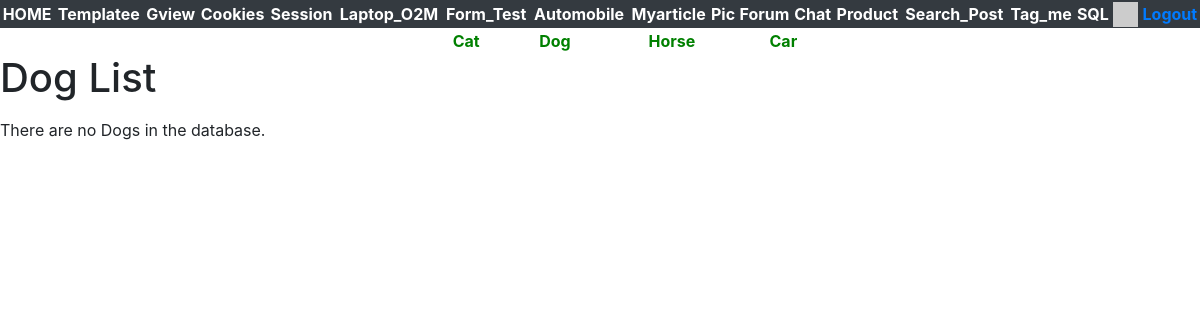
Page /gview/dogs (signed in) on the earlier database version.
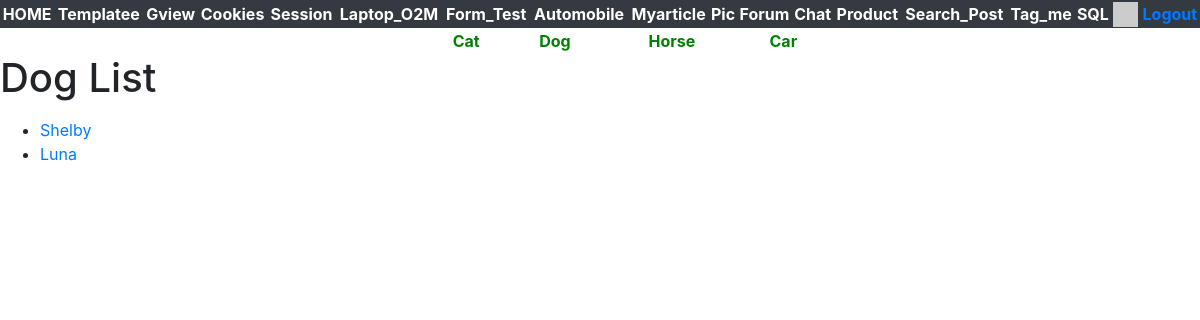
Same page on the later database version.
### gview/models.py (models this page shows, shortened)
class Dog(models.Model):
    name = models.CharField(max_length=200,db_index=True,help_text='Dog name')

### gview/views.py (the view)
# urls.py: path('dogs',views.DogListView.as_view(),name='dogs'),
class DogListView(CatListView):
    model = Dog

### gview/views.py (called while the page is built)
    def get(self,request):
        modelname = self.model._meta.verbose_name.title().lower()
        stuff = self.model.objects.all()
        cntx = {modelname+'_list':stuff}
        return render(request,'gview/'+modelname+'_list.html',cntx)

### home/context_processors.py (called while the page is built)
def settings(request):
    return {
        'settings': django_settings,
    }

### home/templatetags/app_tags.py (called while the page is built)
@register.filter(name='gravatar')
def gravatar(user, size=35):
    email = str(user.email.strip().lower()).encode('utf-8')
    email_hash = md5(email).hexdigest()
    url = "//www.gravatar.com/avatar/{0}?s={1}&d=identicon&r=PG"
    return url.format(email_hash, size)

### gview/templates/gview/dog_list.html
{% extends "gview/base.html" %}
{% block content %}
<h1>Dog List</h1>
<p>
    {% if dog_list %}
<ul>
    {% for dog in dog_list %}
    <li>
        <a href={% url 'gview:dog' dog.id %}>{{dog.name}}</a>
    </li>
    {% endfor %}
</ul>
{% else %}
<p>There are no Dogs in the database.</p>
{% endif %}
</p>
{% endblock %}

Differences in the rows shown:
added Dog: name "Shelby"
added Dog: name "Luna"
Other differences:
text no longer shown: "There are no Dogs in the database."
